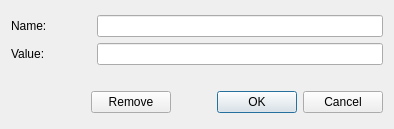
<?xml version="1.0" encoding="UTF-8"?>
<ui version="4.0">
 <class>C_UiRealRecordProperties</class>
 <widget class="QDialog" name="C_UiRealRecordProperties">
  <property name="geometry">
   <rect>
    <x>0</x>
    <y>0</y>
    <width>394</width>
    <height>129</height>
   </rect>
  </property>
  <property name="windowTitle">
   <string>Integer</string>
  </property>
  <layout class="QVBoxLayout" name="verticalLayout_2">
   <item>
    <layout class="QVBoxLayout" name="VerticalLayout">
     <item>
      <layout class="QHBoxLayout" name="HorizontalLayout1">
       <item>
        <widget class="QLabel" name="NameLabel">
         <property name="minimumSize">
          <size>
           <width>80</width>
           <height>0</height>
          </size>
         </property>
         <property name="maximumSize">
          <size>
           <width>80</width>
           <height>16777215</height>
          </size>
         </property>
         <property name="text">
          <string>Name:</string>
         </property>
        </widget>
       </item>
       <item>
        <widget class="QLineEdit" name="NameLineEdit">
         <property name="minimumSize">
          <size>
           <width>200</width>
           <height>0</height>
          </size>
         </property>
        </widget>
       </item>
      </layout>
     </item>
     <item>
      <layout class="QHBoxLayout" name="HorizontalLayout2">
       <item>
        <widget class="QLabel" name="ValueLabel">
         <property name="minimumSize">
          <size>
           <width>80</width>
           <height>0</height>
          </size>
         </property>
         <property name="maximumSize">
          <size>
           <width>80</width>
           <height>16777215</height>
          </size>
         </property>
         <property name="text">
          <string>Value:</string>
         </property>
        </widget>
       </item>
       <item>
        <widget class="QLineEdit" name="ValueLineEdit">
         <property name="minimumSize">
          <size>
           <width>200</width>
           <height>0</height>
          </size>
         </property>
        </widget>
       </item>
      </layout>
     </item>
     <item>
      <spacer name="verticalSpacer">
       <property name="orientation">
        <enum>Qt::Vertical</enum>
       </property>
       <property name="sizeType">
        <enum>QSizePolicy::Fixed</enum>
       </property>
       <property name="sizeHint" stdset="0">
        <size>
         <width>20</width>
         <height>20</height>
        </size>
       </property>
      </spacer>
     </item>
     <item>
      <layout class="QHBoxLayout" name="HorizontalLayout3">
       <item>
        <spacer name="horizontalSpacer">
         <property name="orientation">
          <enum>Qt::Horizontal</enum>
         </property>
         <property name="sizeType">
          <enum>QSizePolicy::Fixed</enum>
         </property>
         <property name="sizeHint" stdset="0">
          <size>
           <width>80</width>
           <height>20</height>
          </size>
         </property>
        </spacer>
       </item>
       <item>
        <widget class="QPushButton" name="RemoveButton">
         <property name="sizePolicy">
          <sizepolicy hsizetype="Fixed" vsizetype="Fixed">
           <horstretch>0</horstretch>
           <verstretch>0</verstretch>
          </sizepolicy>
         </property>
         <property name="text">
          <string>Remove</string>
         </property>
        </widget>
       </item>
       <item>
        <widget class="QDialogButtonBox" name="ButtonBox">
         <property name="minimumSize">
          <size>
           <width>200</width>
           <height>0</height>
          </size>
         </property>
         <property name="orientation">
          <enum>Qt::Horizontal</enum>
         </property>
         <property name="standardButtons">
          <set>QDialogButtonBox::Cancel|QDialogButtonBox::Ok</set>
         </property>
        </widget>
       </item>
      </layout>
     </item>
    </layout>
   </item>
  </layout>
 </widget>
 <resources/>
 <connections>
  <connection>
   <sender>ButtonBox</sender>
   <signal>accepted()</signal>
   <receiver>C_UiRealRecordProperties</receiver>
   <slot>accept()</slot>
   <hints>
    <hint type="sourcelabel">
     <x>248</x>
     <y>254</y>
    </hint>
    <hint type="destinationlabel">
     <x>157</x>
     <y>274</y>
    </hint>
   </hints>
  </connection>
  <connection>
   <sender>ButtonBox</sender>
   <signal>rejected()</signal>
   <receiver>C_UiRealRecordProperties</receiver>
   <slot>reject()</slot>
   <hints>
    <hint type="sourcelabel">
     <x>316</x>
     <y>260</y>
    </hint>
    <hint type="destinationlabel">
     <x>286</x>
     <y>274</y>
    </hint>
   </hints>
  </connection>
 </connections>
</ui>
